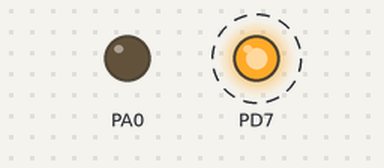
Recording of a program running on a simulated ATmega324P, built with avr-gcc and emulated at 16 MHz. Shown: output pins drawn as LEDs (lit = HIGH). Dashed ring = blinking.

Above: at 0.02 s.
At 2.92 s:
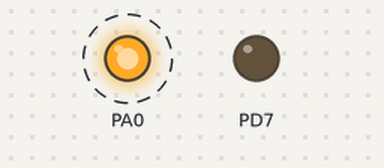
Timing chart, 0 to 3.2 s (numbered marks = the images above):
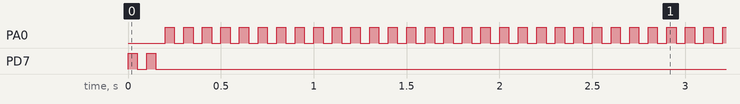

The program:

main.c
```c
#include <string.h>
#include <stdio.h>
#include <stdlib.h>
#include <avr/io.h>
#include <util/delay.h>
#include <stdint.h>
#include <avr/interrupt.h>


void delay_ms(uint16_t count) {
	while(count--) {
    		_delay_ms(1);

	}
}


int main() {
	// Pin iesire.
	DDRD |= (1 << PD7);

	// Pin iesire.
	DDRA |= (1 << PA0);

	int i;

	for (i = 0; i < 4; i++) {
		PORTD ^= (1 << PD7);
                delay_ms(50);
	}


	i = 0;
	while(1) {
		PORTA ^= (1 << PA0);
		delay_ms(50);

	}

	/*
	while(1) {
		int16_t delay_step = get_delay_from_speed(speed);

		if (!(PINB &(1 << PB2)))
		{
			PORTA = (1 << PA7);
			delay_ms(delay_step);

			PORTA = (1 << PA6);
			delay_ms(delay_step);

			PORTA = (1 << PA5);
			delay_ms(delay_step);

			PORTA = (1 << PA4);
			delay_ms(delay_step);
		}
	}
	*/
	return 0;
}
```

Measured:
- by itself, PA0: alternates HIGH for 0.05 s and LOW for 0.05 s
- by itself, PD7: alternates HIGH for 0.05 s and LOW for 0.05 s, 4 changes in all, then stays LOW
